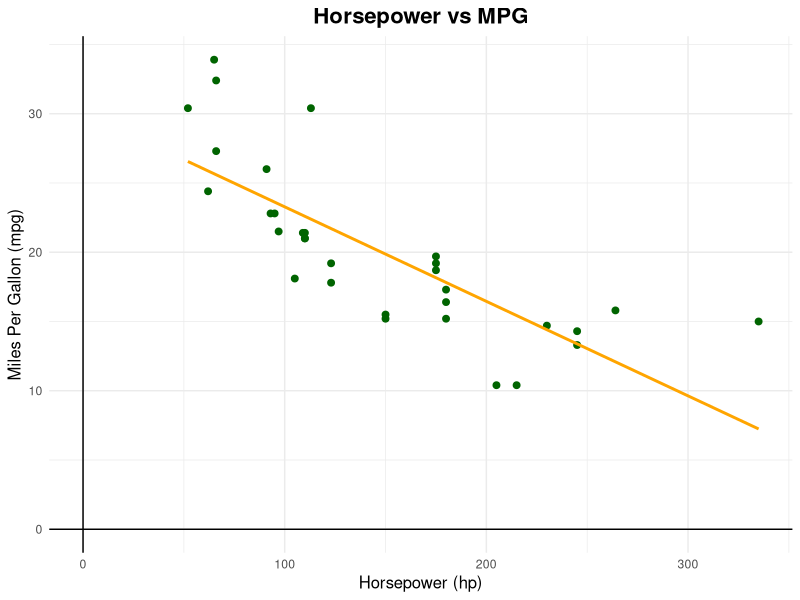

Recreate this plot in R.
#Load the necessary packages
library(dplyr)
library(ggplot2)


#I want to make a scatter plot of horsepower (hp) and miles per gallon (mpg) with
#a linear regression line

ggplot(mtcars, aes(x = hp, y = mpg)) +
  geom_point(color = "darkgreen", size = 2) +
  geom_smooth(method = "lm", color = "orange", se = FALSE) +
  geom_hline(yintercept = 0, color = "black", size = 0.5) +  # add X-axis
  geom_vline(xintercept = 0, color = "black", size = 0.5) +  # add Y-axis
  labs(
    title = "Horsepower vs MPG",
    x = "Horsepower (hp)",
    y = "Miles Per Gallon (mpg)"
  ) +
  theme_minimal() +
  theme (
    plot.title = element_text(face = "bold", hjust = 0.5, size = 16),
    axis.title = element_text(size = 12)
  )
